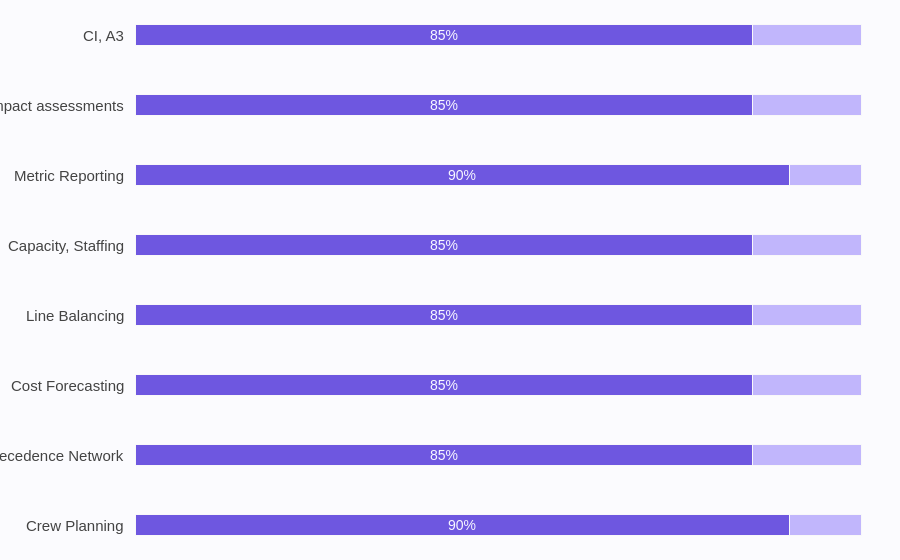

Here is the notebook cell this chart was saved with:
### Markdown cell above
IE Skills

### Code cell
import plotly.graph_objects as go

top_labels = ['Strongly<br>agree', 'Agree']

colors = ['#6e57e0', '#c1b6fc']

x_data = [[90,10],
          [85, 15],
          [85, 15],
          [85, 15],
          [85, 15],
          [90, 10],
          [85, 15],
          [85, 15]]

y_data = ['Crew Planning',
          'Precedence Network',
          'Cost Forecasting',
          'Line Balancing',
          'Capacity, Staffing',
          'Metric Reporting',
          'Impact assessments',
          'CI, A3']

fig = go.Figure()

for i in range(0, len(x_data[0])):
    for xd, yd in zip(x_data, y_data):
        fig.add_trace(go.Bar(
            x=[xd[i]], y=[yd],
            orientation='h',
            width=0.3,  # Change the width of the bars
            marker=dict(
                color=colors[i],
                line=dict(color='rgb(248, 248, 249)', width=1)
            )
        ))

fig.update_layout(
    xaxis=dict(
        showgrid=False,
        showline=False,
        showticklabels=False,
        zeroline=False,
        domain=[0.15, 1]
    ),
    yaxis=dict(
        showgrid=False,
        showline=False,
        showticklabels=False,
        zeroline=False,
    ),
    barmode='stack',
    paper_bgcolor='#fbfbfe',
    plot_bgcolor='#fbfbfe',
    margin=dict(l=0, r=0, t=0, b=0),
    showlegend=False,
)

annotations = []

for yd, xd in zip(y_data, x_data):
    # labeling the y-axis
    annotations.append(dict(xref='paper', yref='y',
                            x=0.14, y=yd,
                            xanchor='right',
                            text=str(yd),
                            font=dict(family='Arial', size=15,
                                      color='rgb(67, 67, 67)'),
                            showarrow=False, align='right'))
    # labeling the first percentage of each bar (x_axis)
    annotations.append(dict(xref='x', yref='y',
                            x=xd[0] / 2, y=yd,
                            text=str(xd[0]) + '%',
                            font=dict(family='Arial', size=14,
                                      color='rgb(248, 248, 255)'),
                            showarrow=False))

fig.update_layout(annotations=annotations)


fig.show()

### Figure 1 — Plotly figure (JSON) as saved in the notebook; plotly's stock layout.template omitted (floating-point values rounded to 4 significant figures)
{"data": [{"marker": {"color": "#6e57e0", "line": {"color": "rgb(248, 248, 249)", "width": 1}}, "orientation": "h", "type": "bar", "width": 0.3, "x": [90], "y": ["Crew Planning"]}, {"marker": {"color": "#6e57e0", "line": {"color": "rgb(248, 248, 249)", "width": 1}}, "orientation": "h", "type": "bar", "width": 0.3, "x": [85], "y": ["Precedence Network"]}, {"marker": {"color": "#6e57e0", "line": {"color": "rgb(248, 248, 249)", "width": 1}}, "orientation": "h", "type": "bar", "width": 0.3, "x": [85], "y": ["Cost Forecasting"]}, {"marker": {"color": "#6e57e0", "line": {"color": "rgb(248, 248, 249)", "width": 1}}, "orientation": "h", "type": "bar", "width": 0.3, "x": [85], "y": ["Line Balancing"]}, {"marker": {"color": "#6e57e0", "line": {"color": "rgb(248, 248, 249)", "width": 1}}, "orientation": "h", "type": "bar", "width": 0.3, "x": [85], "y": ["Capacity, Staffing"]}, {"marker": {"color": "#6e57e0", "line": {"color": "rgb(248, 248, 249)", "width": 1}}, "orientation": "h", "type": "bar", "width": 0.3, "x": [90], "y": ["Metric Reporting"]}, {"marker": {"color": "#6e57e0", "line": {"color": "rgb(248, 248, 249)", "width": 1}}, "orientation": "h", "type": "bar", "width": 0.3, "x": [85], "y": ["Impact assessments"]}, {"marker": {"color": "#6e57e0", "line": {"color": "rgb(248, 248, 249)", "width": 1}}, "orientation": "h", "type": "bar", "width": 0.3, "x": [85], "y": ["CI, A3"]}, {"marker": {"color": "#c1b6fc", "line": {"color": "rgb(248, 248, 249)", "width": 1}}, "orientation": "h", "type": "bar", "width": 0.3, "x": [10], "y": ["Crew Planning"]}, {"marker": {"color": "#c1b6fc", "line": {"color": "rgb(248, 248, 249)", "width": 1}}, "orientation": "h", "type": "bar", "width": 0.3, "x": [15], "y": ["Precedence Network"]}, {"marker": {"color": "#c1b6fc", "line": {"color": "rgb(248, 248, 249)", "width": 1}}, "orientation": "h", "type": "bar", "width": 0.3, "x": [15], "y": ["Cost Forecasting"]}, {"marker": {"color": "#c1b6fc", "line": {"color": "rgb(248, 248, 249)", "width": 1}}, "orientation": "h", "type": "bar", "width": 0.3, "x": [15], "y": ["Line Balancing"]}, {"marker": {"color": "#c1b6fc", "line": {"color": "rgb(248, 248, 249)", "width": 1}}, "orientation": "h", "type": "bar", "width": 0.3, "x": [15], "y": ["Capacity, Staffing"]}, {"marker": {"color": "#c1b6fc", "line": {"color": "rgb(248, 248, 249)", "width": 1}}, "orientation": "h", "type": "bar", "width": 0.3, "x": [10], "y": ["Metric Reporting"]}, {"marker": {"color": "#c1b6fc", "line": {"color": "rgb(248, 248, 249)", "width": 1}}, "orientation": "h", "type": "bar", "width": 0.3, "x": [15], "y": ["Impact assessments"]}, {"marker": {"color": "#c1b6fc", "line": {"color": "rgb(248, 248, 249)", "width": 1}}, "orientation": "h", "type": "bar", "width": 0.3, "x": [15], "y": ["CI, A3"]}], "layout": {"annotations": [{"align": "right", "font": {"color": "rgb(67, 67, 67)", "family": "Arial", "size": 15}, "showarrow": false, "text": "Crew Planning", "x": 0.14, "xanchor": "right", "xref": "paper", "y": "Crew Planning", "yref": "y"}, {"font": {"color": "rgb(248, 248, 255)", "family": "Arial", "size": 14}, "showarrow": false, "text": "90%", "x": 45, "xref": "x", "y": "Crew Planning", "yref": "y"}, {"align": "right", "font": {"color": "rgb(67, 67, 67)", "family": "Arial", "size": 15}, "showarrow": false, "text": "Precedence Network", "x": 0.14, "xanchor": "right", "xref": "paper", "y": "Precedence Network", "yref": "y"}, {"font": {"color": "rgb(248, 248, 255)", "family": "Arial", "size": 14}, "showarrow": false, "text": "85%", "x": 42.5, "xref": "x", "y": "Precedence Network", "yref": "y"}, {"align": "right", "font": {"color": "rgb(67, 67, 67)", "family": "Arial", "size": 15}, "showarrow": false, "text": "Cost Forecasting", "x": 0.14, "xanchor": "right", "xref": "paper", "y": "Cost Forecasting", "yref": "y"}, {"font": {"color": "rgb(248, 248, 255)", "family": "Arial", "size": 14}, "showarrow": false, "text": "85%", "x": 42.5, "xref": "x", "y": "Cost Forecasting", "yref": "y"}, {"align": "right", "font": {"color": "rgb(67, 67, 67)", "family": "Arial", "size": 15}, "showarrow": false, "text": "Line Balancing", "x": 0.14, "xanchor": "right", "xref": "paper", "y": "Line Balancing", "yref": "y"}, {"font": {"color": "rgb(248, 248, 255)", "family": "Arial", "size": 14}, "showarrow": false, "text": "85%", "x": 42.5, "xref": "x", "y": "Line Balancing", "yref": "y"}, {"align": "right", "font": {"color": "rgb(67, 67, 67)", "family": "Arial", "size": 15}, "showarrow": false, "text": "Capacity, Staffing", "x": 0.14, "xanchor": "right", "xref": "paper", "y": "Capacity, Staffing", "yref": "y"}, {"font": {"color": "rgb(248, 248, 255)", "family": "Arial", "size": 14}, "showarrow": false, "text": "85%", "x": 42.5, "xref": "x", "y": "Capacity, Staffing", "yref": "y"}, {"align": "right", "font": {"color": "rgb(67, 67, 67)", "family": "Arial", "size": 15}, "showarrow": false, "text": "Metric Reporting", "x": 0.14, "xanchor": "right", "xref": "paper", "y": "Metric Reporting", "yref": "y"}, {"font": {"color": "rgb(248, 248, 255)", "family": "Arial", "size": 14}, "showarrow": false, "text": "90%", "x": 45, "xref": "x", "y": "Metric Reporting", "yref": "y"}, {"align": "right", "font": {"color": "rgb(67, 67, 67)", "family": "Arial", "size": 15}, "showarrow": false, "text": "Impact assessments", "x": 0.14, "xanchor": "right", "xref": "paper", "y": "Impact assessments", "yref": "y"}, {"font": {"color": "rgb(248, 248, 255)", "family": "Arial", "size": 14}, "showarrow": false, "text": "85%", "x": 42.5, "xref": "x", "y": "Impact assessments", "yref": "y"}, {"align": "right", "font": {"color": "rgb(67, 67, 67)", "family": "Arial", "size": 15}, "showarrow": false, "text": "CI, A3", "x": 0.14, "xanchor": "right", "xref": "paper", "y": "CI, A3", "yref": "y"}, {"font": {"color": "rgb(248, 248, 255)", "family": "Arial", "size": 14}, "showarrow": false, "text": "85%", "x": 42.5, "xref": "x", "y": "CI, A3", "yref": "y"}], "barmode": "stack", "margin": {"b": 0, "l": 0, "r": 0, "t": 0}, "paper_bgcolor": "#fbfbfe", "plot_bgcolor": "#fbfbfe", "showlegend": false, "xaxis": {"domain": [0.15, 1], "showgrid": false, "showline": false, "showticklabels": false, "zeroline": false}, "yaxis": {"showgrid": false, "showline": false, "showticklabels": false, "zeroline": false}}}
